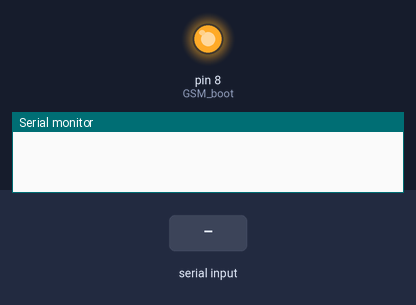
This sketch was run on a simulated Arduino Uno, built with avr-gcc and run on an emulated ATmega328P. Shown: output pins drawn as LEDs (lit = HIGH), the last lines printed to the serial monitor. Inputs (shaded band) come from the test bench. The modem accepts every AT command (registered, SIM ready, sends succeed) and sends nothing else.

Above: at 3.1 s.
At 12.2 s:
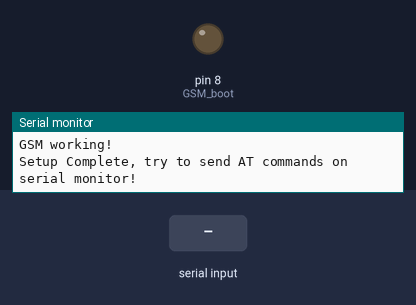
12.3 s: "1" received over the second serial link
Timing chart, 0 to 15.3 s (numbered marks = the images above; inputs shaded):
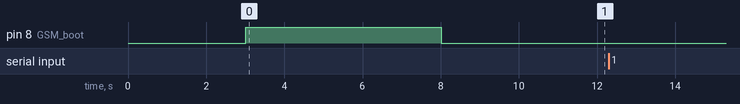

The sketch:

NGS1072-2.ino
```cpp
#include <SoftwareSerial.h>


#define SIM800_TX_PIN 4
#define SIM800_RX_PIN 5
#define relay_control 6
#define GSM_boot 8

//Create software serial object to communicate with SIM800
SoftwareSerial serialSIM800(SIM800_TX_PIN, SIM800_RX_PIN);

void relayTest() {
  digitalWrite(relay_control, HIGH);
  delay(1000);
  digitalWrite(relay_control, LOW);
  delay(1000);
}

void GsmBoot() {
  digitalWrite(GSM_boot, HIGH);
}

void GsmReboot() {
  serialSIM800.println("AT+CPOWD=1"); // try command to turn off GSM module by AT commands
  digitalWrite(GSM_boot, LOW); // release high status
  delay(1000);
  if ( serialSIM800.find("NORMAL") ) {
    Serial.println("GSM is already active, now shutdown and reboot! ");
  }
  digitalWrite(GSM_boot, HIGH); // restart
  delay(5000);
  digitalWrite(GSM_boot, LOW); //
  delay(3000);
  serialSIM800.println("AT");
  if ( serialSIM800.find("OK") ) {
    Serial.println("GSM working!");
    }
}

void setup() {
  //Begin serial comunication with Arduino and Arduino IDE (Serial Monitor)
  Serial.begin(9600);
  while (!Serial);

  //Being serial communication witj Arduino and SIM800
  serialSIM800.begin(9600);
  delay(1000);

  pinMode(GSM_boot, OUTPUT);

  //relayTest();
  GsmReboot();

  Serial.println("Setup Complete, try to send AT commands on serial monitor!");
}


void loop() {

  //Read SIM800 output (if available) and print it in Arduino IDE Serial Monitor
  if (serialSIM800.available()) {
    Serial.write(serialSIM800.read());
  }
  //Read Arduino IDE Serial Monitor inputs (if available) and send them to SIM800
  if (Serial.available()) {
    serialSIM800.write(Serial.read());
  }
}
```
